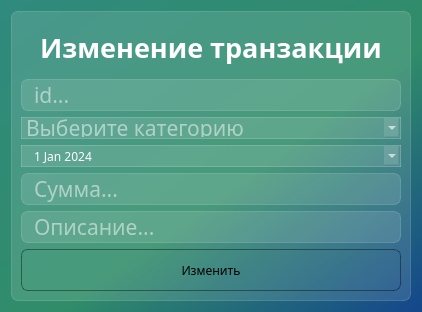
<?xml version="1.0" encoding="UTF-8"?>
<ui version="4.0">
 <class>Dialog</class>
 <widget class="QDialog" name="Dialog">
  <property name="geometry">
   <rect>
    <x>0</x>
    <y>0</y>
    <width>422</width>
    <height>312</height>
   </rect>
  </property>
  <property name="windowTitle">
   <string>Изменить</string>
  </property>
  <property name="styleSheet">
   <string notr="true">background-color: qlineargradient(spread:pad, x1:1, y1:1, x2:0, y2:0, stop:0 rgba(20, 70, 140, 255), stop:0.427447 rgba(48, 140, 105, 255), stop:1 rgba(48, 138,  126, 255));
font-family: BigCaslon;</string>
  </property>
  <layout class="QGridLayout" name="gridLayout">
   <item row="0" column="0">
    <widget class="QFrame" name="frame">
     <property name="styleSheet">
      <string notr="true">background-color: rgba(255, 255, 255, 30);
border: 1px solid rgba(255 ,255 ,255, 40);
border-radius: 7px;</string>
     </property>
     <property name="frameShape">
      <enum>QFrame::StyledPanel</enum>
     </property>
     <property name="frameShadow">
      <enum>QFrame::Raised</enum>
     </property>
     <layout class="QVBoxLayout" name="verticalLayout">
      <item>
       <widget class="QLabel" name="edit_trans_label">
        <property name="styleSheet">
         <string notr="true">color: white;
font-weight: bold;
font-size: 20pt;
background-color: none;
border: none;</string>
        </property>
        <property name="text">
         <string>Изменение транзакции</string>
        </property>
        <property name="alignment">
         <set>Qt::AlignCenter</set>
        </property>
       </widget>
      </item>
      <item>
       <widget class="QLineEdit" name="edit_id_transaction">
        <property name="acceptDrops">
         <bool>false</bool>
        </property>
        <property name="toolTip">
         <string>&lt;html&gt;&lt;head/&gt;&lt;body&gt;&lt;p&gt;Введите id любой транзакции, имеющейся в таблице&lt;/p&gt;&lt;/body&gt;&lt;/html&gt;</string>
        </property>
        <property name="styleSheet">
         <string notr="true">font-size: 16pt;
color: white;
padding-left: 10px;
height: 30px;</string>
        </property>
        <property name="placeholderText">
         <string>id...</string>
        </property>
       </widget>
      </item>
      <item>
       <widget class="QComboBox" name="edit_cb_category">
        <property name="acceptDrops">
         <bool>false</bool>
        </property>
        <property name="styleSheet">
         <string notr="true">
QComboBox {
font-size: 16pt;
color: white;
border-radius: 0px;
height: 20px;
}

QComboBox: item {
color: black;
}</string>
        </property>
        <property name="placeholderText">
         <string>Выберите категорию</string>
        </property>
        <item>
         <property name="text">
          <string>Продукты</string>
         </property>
        </item>
        <item>
         <property name="text">
          <string>Техника</string>
         </property>
        </item>
        <item>
         <property name="text">
          <string>Транспорт</string>
         </property>
        </item>
        <item>
         <property name="text">
          <string>Бытовая химия</string>
         </property>
        </item>
        <item>
         <property name="text">
          <string>Услуги</string>
         </property>
        </item>
        <item>
         <property name="text">
          <string>Контент</string>
         </property>
        </item>
        <item>
         <property name="text">
          <string>Стройматериалы</string>
         </property>
        </item>
        <item>
         <property name="text">
          <string>Электроника</string>
         </property>
        </item>
        <item>
         <property name="text">
          <string>Инструменты</string>
         </property>
        </item>
        <item>
         <property name="text">
          <string>Топливо</string>
         </property>
        </item>
        <item>
         <property name="text">
          <string>Развлечения</string>
         </property>
        </item>
        <item>
         <property name="text">
          <string>Отдых</string>
         </property>
        </item>
        <item>
         <property name="text">
          <string>ЖКХ</string>
         </property>
        </item>
        <item>
         <property name="text">
          <string>Кафе/рестораны</string>
         </property>
        </item>
        <item>
         <property name="text">
          <string>Одежда и обувь</string>
         </property>
        </item>
        <item>
         <property name="text">
          <string>Переводы</string>
         </property>
        </item>
        <item>
         <property name="text">
          <string>Цифровые товары</string>
         </property>
        </item>
        <item>
         <property name="text">
          <string>Сервисы</string>
         </property>
        </item>
        <item>
         <property name="text">
          <string>Благотворительность</string>
         </property>
        </item>
       </widget>
      </item>
      <item>
       <widget class="QDateEdit" name="edit_date">
        <property name="enabled">
         <bool>true</bool>
        </property>
        <property name="toolTip">
         <string>&lt;html&gt;&lt;head/&gt;&lt;body&gt;&lt;p&gt;Выберите фактическую дату совершения расхода&lt;/p&gt;&lt;/body&gt;&lt;/html&gt;</string>
        </property>
        <property name="styleSheet">
         <string notr="true">font-size: 16 pt;
color: white; 
padding-left: 10px;
border-radius: 0px;
height: 20px;</string>
        </property>
        <property name="calendarPopup">
         <bool>true</bool>
        </property>
        <property name="date">
         <date>
          <year>2024</year>
          <month>1</month>
          <day>1</day>
         </date>
        </property>
       </widget>
      </item>
      <item>
       <widget class="QLineEdit" name="edit_amount">
        <property name="acceptDrops">
         <bool>false</bool>
        </property>
        <property name="toolTip">
         <string>&lt;html&gt;&lt;head/&gt;&lt;body&gt;&lt;p&gt;Введите сумму расхода&lt;/p&gt;&lt;/body&gt;&lt;/html&gt;</string>
        </property>
        <property name="styleSheet">
         <string notr="true">font-size: 16pt;
color: white;
padding-left: 10px;
height: 30px;
</string>
        </property>
        <property name="alignment">
         <set>Qt::AlignLeading|Qt::AlignLeft|Qt::AlignVCenter</set>
        </property>
        <property name="placeholderText">
         <string>Сумма...</string>
        </property>
        <property name="clearButtonEnabled">
         <bool>false</bool>
        </property>
       </widget>
      </item>
      <item>
       <widget class="QLineEdit" name="edit_descript">
        <property name="acceptDrops">
         <bool>false</bool>
        </property>
        <property name="toolTip">
         <string>&lt;html&gt;&lt;head/&gt;&lt;body&gt;&lt;p&gt;Укажите описание расхода, например, конкретный товар или услугу&lt;/p&gt;&lt;/body&gt;&lt;/html&gt;</string>
        </property>
        <property name="styleSheet">
         <string notr="true">font-size: 16pt;
color: white;
padding-left: 10px;
height: 30px;</string>
        </property>
        <property name="placeholderText">
         <string>Описание...</string>
        </property>
       </widget>
      </item>
      <item>
       <widget class="QPushButton" name="edit_button">
        <property name="styleSheet">
         <string notr="true">QPushButton {
background-color: rgba(255,255, 255, 0);
border: 1px solid rgba(0, 0, 0, 100);
border-radius: 7px;
height: 40px;
}
QPushButton:hover {
background-color: rgba(255, 255, 255, 40);
}

QPushButton:pressed {
background-color: rgba(255, 255, 255, 90);
}</string>
        </property>
        <property name="text">
         <string>Изменить</string>
        </property>
        <property name="icon">
         <iconset resource="res-new-window-rc.qrc">
          <normaloff>:/newPrefix/icons/edit.svg</normaloff>:/newPrefix/icons/edit.svg</iconset>
        </property>
        <property name="iconSize">
         <size>
          <width>24</width>
          <height>24</height>
         </size>
        </property>
       </widget>
      </item>
     </layout>
    </widget>
   </item>
  </layout>
 </widget>
 <resources>
  <include location="res-new-window-rc.qrc"/>
 </resources>
 <connections/>
</ui>
